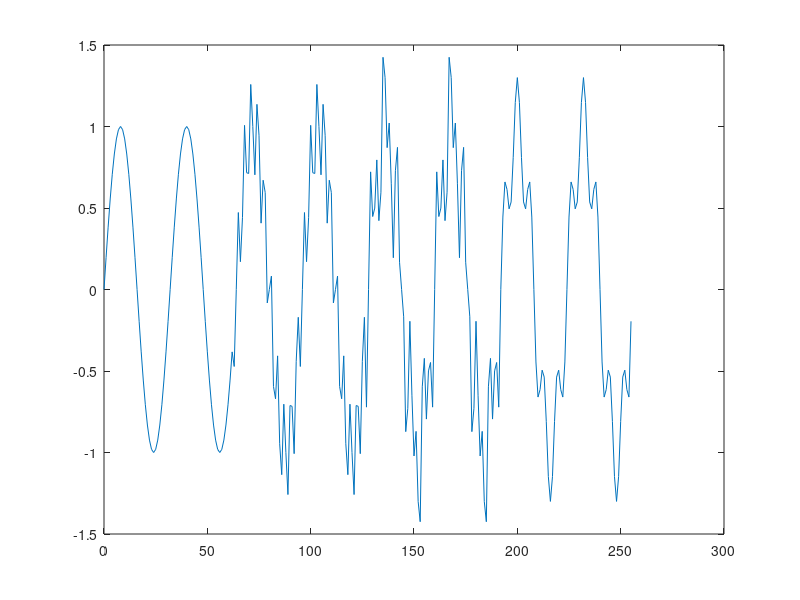

This figure's MATLAB source: (Note: this script raises an error after producing the figure.)
%% Ukazkove signaly
n=8; N=2^n;
%t=(fix(-N/2):fix(N/2-1));
t=(0:N-1)'; % Diskretni promenna (sloupcovy vektor)
w1=2*pi/N*8; w2=2*pi/N*40; w3=2*pi/N*80;
f1=sin(w1*t)+sin(w2*t)+sin(w3*t); % Diskretni funkce
f2=sin(w1*t);
f2(fix(N/4):fix(3*N/4))=f2(fix(N/4):fix(3*N/4))+0.3*sin(w3*t(fix(N/4):fix(3*N/4)));
f2(fix(N/2):N-1)=f2(fix(N/2):N-1)+0.3*sin(w2*t(fix(N/2):N-1));

F = sin(t/20);

%f2(t<=30) = f2 + (-1/4 + (1/4+1/4)*rand(size(t)));

plot(t,f2 )

%%

wavdemo(f2,3)
